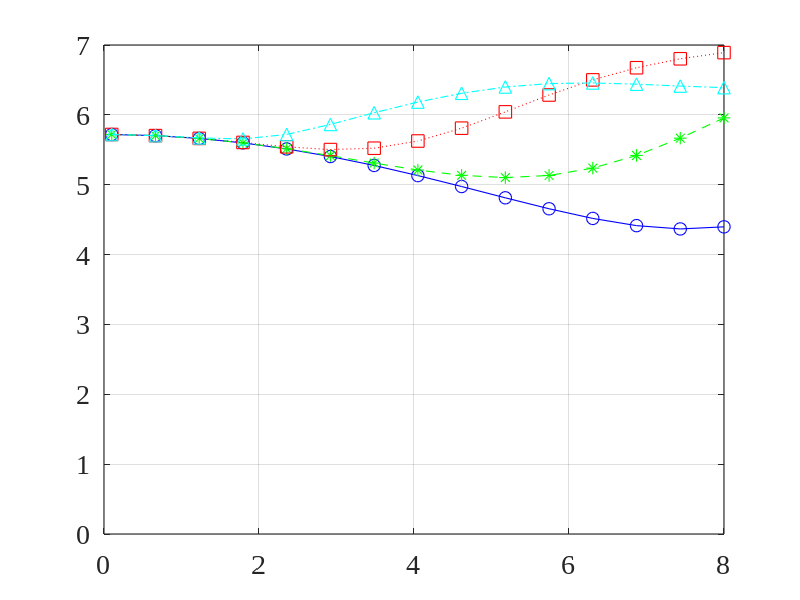
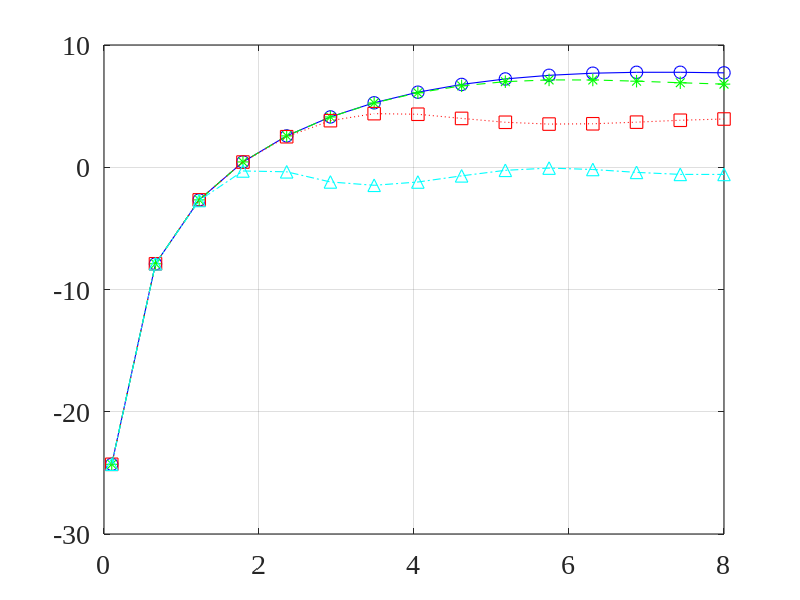

The MATLAB script that drew these images, in order:
close all; clc; clear all;
linewd = 0.8;
hcfontsize = 20;
MarkerSize=9;
c=340;

theta_d=0/180*pi;

delta=0.005;
M=6;     % number of microphones
[m_mat,n_mat]=meshgrid(1:M,1:M);
a_values=[0 0.5 0.9 0.99];
f=linspace(100,8e3,15)';  % frequency

D1_dB_values=zeros(length(f),length(a_values));
W2_dB_values=zeros(length(f),length(a_values));

for idxa=1:length(a_values)
    aleph=a_values(idxa);
    for idx_f=1:length(f)
        fk=f(idx_f);
        d=exp(-1i*2*pi*fk*delta/c*(0:M-1)'*cos(theta_d));
        Gamma0=sinc(2*fk*delta/c*(m_mat-n_mat));
        b1=0.5*[3^0.5-1; 3-3^0.5];  % supercardioid
        f_bar=2*pi*delta/c*fk*(0:1)';
        b0bar=besselj(0,f_bar);
        b1bar=2i*besselj(1,f_bar);
        B1bar=[b0bar.'; b1bar.'];
        hNR=B1bar\b1;
        H=toeplitz([conj(hNR(1)); zeros(M-2,1)],[hNR' zeros(1,M-2)])';
        f_bar=2*pi*delta/c*fk*(0:M-1)';
        dt=H'*d;
        [m_mat,n_mat]=meshgrid(1:M,1:M);
        GammaC=besseli(0,2i*pi*fk*(m_mat-n_mat)*delta/c);
        R=H'*GammaC*H;
        b0bar=besselj(0,-f_bar);
        b1bar=1i*besselj(1,-f_bar);
        Gamma_dpc=[b0bar b1bar];
        Ra=aleph*R+(1-aleph)*H'*H;
        g_Ua=aleph*(Ra\H')*Gamma_dpc*b1;
        g_Ta=g_Ua+(1-dt'*g_Ua)/(dt'/Ra*dt)*(Ra\dt);
        h=H*g_Ta;
        D1_dB_values(idx_f,idxa)=10*log10(abs(h'*d)^2/(h'*Gamma0*h));
        W2_dB_values(idx_f,idxa)=10*log10(abs(h'*d)^2/(h'*h));
    end
end

figure
plot(f/1e3,D1_dB_values(:,1),'-bo','linewidth',linewd, 'MarkerSize',MarkerSize);
hold on
plot(f/1e3,D1_dB_values(:,2),'--g*','linewidth',linewd, 'MarkerSize',MarkerSize);
plot(f/1e3,D1_dB_values(:,3),':rs','linewidth',linewd, 'MarkerSize',MarkerSize);
plot(f/1e3,D1_dB_values(:,4),'-.c^','linewidth',linewd, 'MarkerSize',MarkerSize);
hold off
set(gca, 'Color', [1, 1, 1]);
set(gca, 'FontName', 'Times New Roman');
set(gca, 'FontSize', hcfontsize);
set(gca, 'LineWidth', linewd);
set(gca,'YLim',[0 7]);
box on; grid on;

figure
plot(f/1e3,W2_dB_values(:,1),'-bo','linewidth',linewd, 'MarkerSize',MarkerSize);
hold on
plot(f/1e3,W2_dB_values(:,2),'--g*','linewidth',linewd, 'MarkerSize',MarkerSize);
plot(f/1e3,W2_dB_values(:,3),':rs','linewidth',linewd, 'MarkerSize',MarkerSize);
plot(f/1e3,W2_dB_values(:,4),'-.c^','linewidth',linewd, 'MarkerSize',MarkerSize);
hold off
set(gca, 'Color', [1, 1, 1]);
set(gca, 'FontName', 'Times New Roman');
set(gca, 'FontSize', hcfontsize);
set(gca, 'LineWidth', linewd);
set(gca,'YLim',[-30 10]);
box on; grid on;
